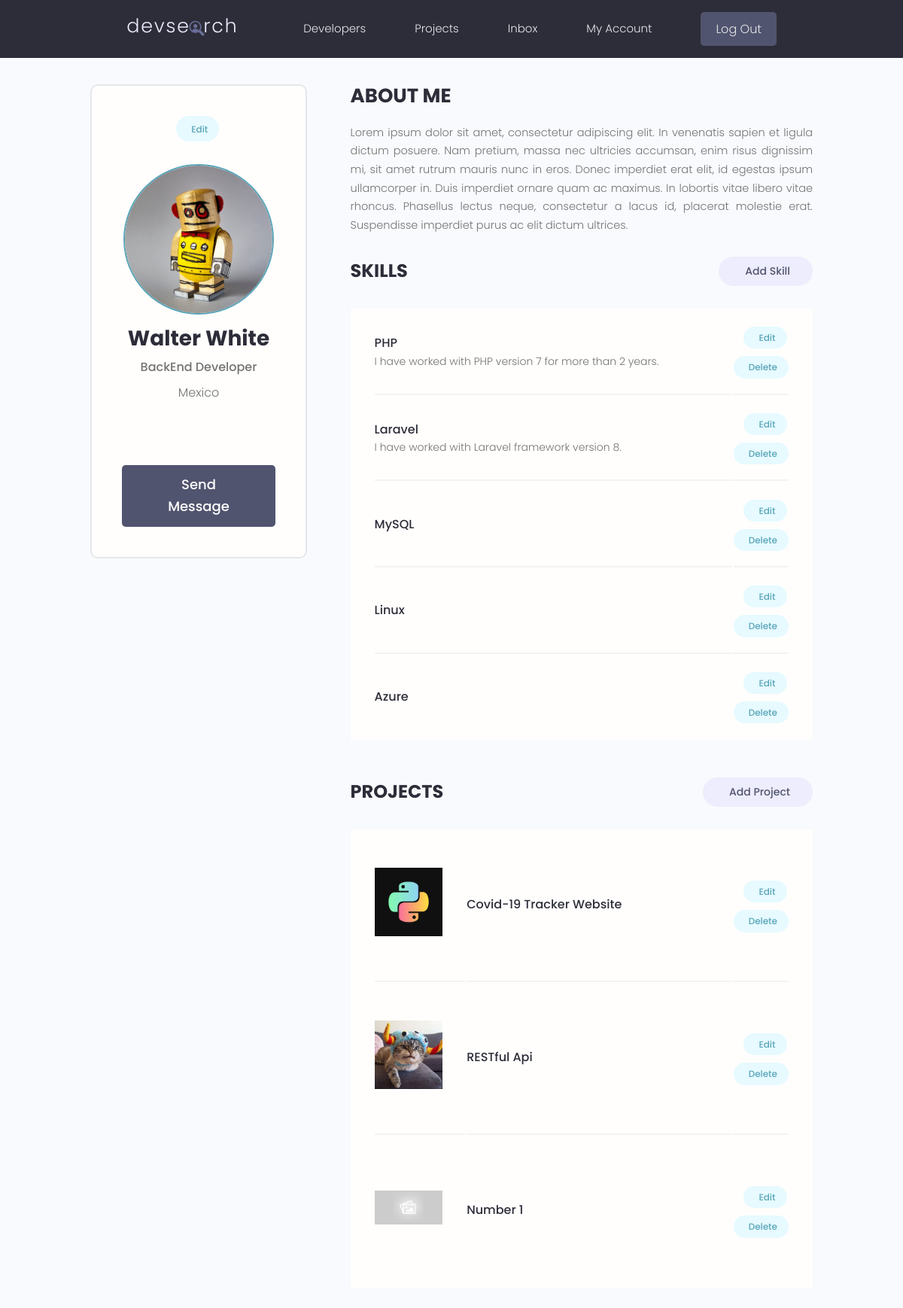
Before: /account (signed in) with the older database file.
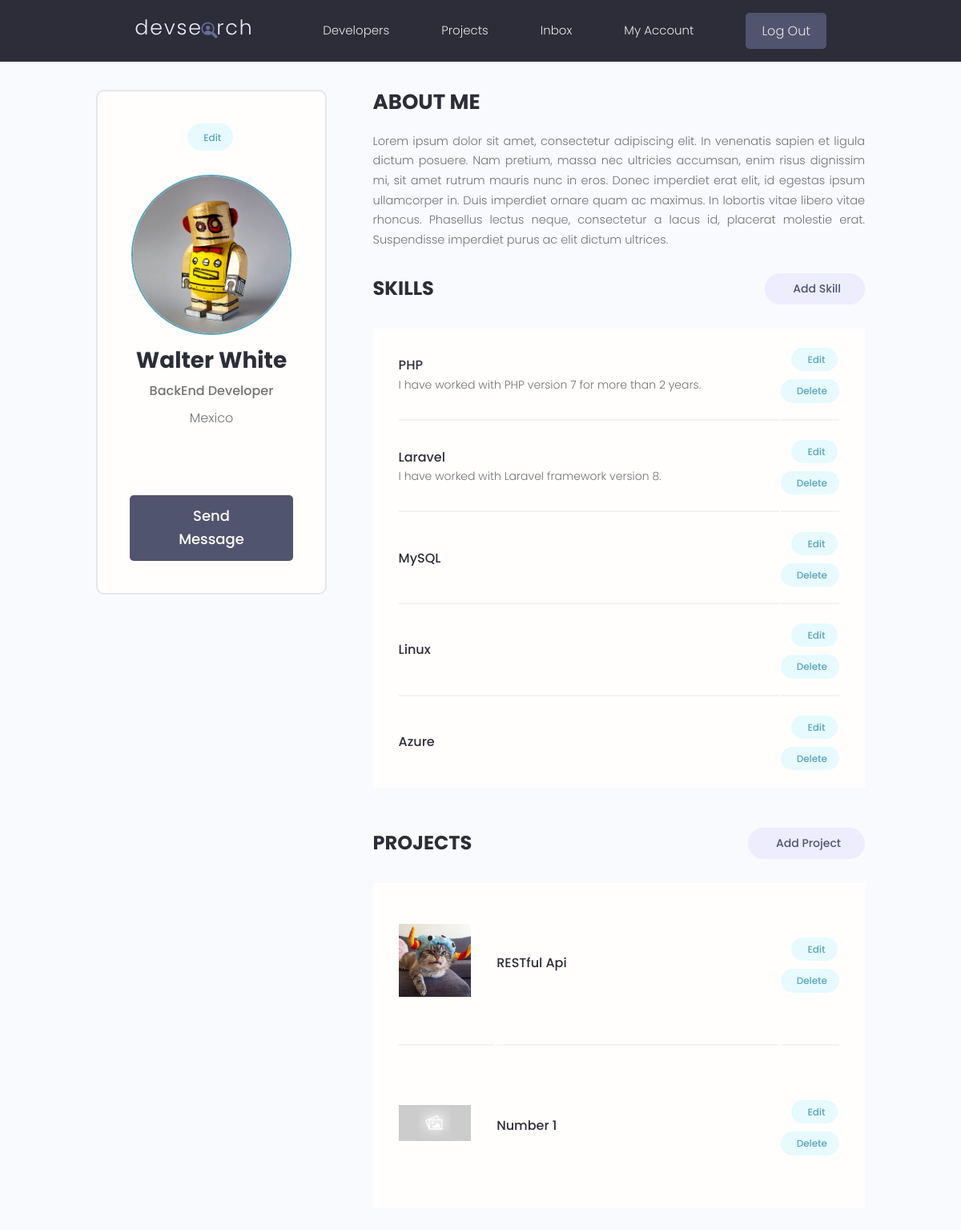
After: the same page with the newer database file.
### users/models.py (models this page shows, shortened)
class Skill(models.Model):
    owner = models.ForeignKey(Profile, on_delete=models.CASCADE, null=True, blank=True)
    name = models.CharField(max_length=100, null=True, blank=True)
    description = models.TextField(null=True, blank=True)
    created = models.DateTimeField(auto_now_add=True)
    id = models.UUIDField(default=uuid.uuid4, unique=True, primary_key=True, editable=False)

### projects/models.py (models this page shows, shortened)
class Project(models.Model):
    owner = models.ForeignKey(Profile, null=True, blank=True, on_delete=models.SET_NULL)
    title = models.CharField(max_length=200)
    description = models.TextField(null=True, blank=True)
    featured_image = models.ImageField(null=True, blank=True, default='default.jpg')
    demo_link = models.CharField(max_length=400, null=True, blank=True)
    source_link = models.CharField(max_length=400, null=True, blank=True)
    tags = models.ManyToManyField('Tag', blank=True)
    vote_total = models.IntegerField(default=0, null=True, blank=True)
    vote_ratio = models.IntegerField(default=0, null=True, blank=True)
    created = models.DateTimeField(auto_now_add=True)
    id = models.UUIDField(default=uuid.uuid4, unique=True, primary_key=True, editable=False)
    class Meta:
        ordering = ['-vote_ratio', '-vote_total', 'title']

### users/views.py (the view)
# urls.py: path('account', views.accountUser, name="account"),
@login_required(login_url='login')
def accountUser(request):
    profile = request.user.profile
    skills = profile.skill_set.all()
    projects = profile.project_set.all()
    content = {'profile': profile, 'skills': skills, 'projects': projects}
    return render(request, 'users/account.html', content)

### users/templates/users/account.html (shortened to what this page needs)
{% extends 'main.html' %}
{% block content %}
<main class="settingsPage profile my-md">
    <div class="container">
      <div class="layout">
        <div class="column column--1of3">
          <div class="card text-center">
            <div class="card__body dev">
              <a class="tag tag--pill tag--main settings__btn" href="{% url 'editAccount' %}"> Edit</a>
              <img class="avatar avatar--xl dev__avatar" src="{{ profile.profile_image.url }}" />
              <h2 class="dev__name">{{ profile.name }}</h2>
              <p class="dev__title">{{ profile.short_intro }}</p>
              <p class="dev__location">{{ profile.location }}</p>
              <ul class="dev__social">
              </ul>
              <a href="#" class="btn btn--sub btn--lg">Send Message </a>
            </div>
          </div>
        </div>
        <div class="column column--2of3">
          <div class="devInfo">
            <h3 class="devInfo__title">About Me</h3>
            <p class="devInfo__about">
                {{ profile.bio }}
            </p>
          </div>
          <div class="settings">
            <h3 class="settings__title">Skills</h3>
            <a class="tag tag--pill tag--sub settings__btn tag--lg" href="{% url 'createSkill' %}"> Add Skill</a>
          </div>
          <table class="settings__table">
            {% for skill in skills %}
                <tr>
                  <td class="settings__tableInfo">
                    <h4>{{ skill.name }}</h4>
                    <p>{{ skill.description }}</p>
                  </td>
                  <td class="settings__tableActions">
                    <a class="tag tag--pill tag--main settings__btn" href="{% url 'updateSkill' skill.id %}"> Edit</a>
                    <a class="tag tag--pill tag--main settings__btn" href="{% url 'deleteSkill' skill.id %}?next=/account">
                      Delete</a>
                  </td>
                </tr>
            {% endfor %}
          </table>
          <div class="settings">
            <h3 class="settings__title">Projects</h3>
            <a class="tag tag--pill tag--sub settings__btn tag--lg" href="{% url 'project_create' %}"> Add Project</a>
          </div>
          <table class="settings__table">
              {% for project in projects %}
                <tr>
                  <td class="settings__thumbnail">
                    <a href="{% url 'project' project.id %}"><img src="{{ project.featured_image.url }}" alt="Project Thumbnail" /></a>
                  </td>
                  <td class="settings__tableInfo">
                    <a href="{% url 'project' project.id %}">{{ project.title }}</a>
                  </td>
                  <td class="settings__tableActions">
                    <a class="tag tag--pill tag--main settings__btn" href="{% url 'project_update' project.id %}"> Edit</a>
                    <a class="tag tag--pill tag--main settings__btn" href="{% url 'project_delete' project.id %}?next=/account">
                      Delete</a>
                  </td>
                </tr>
              {% endfor %}
          </table>
        </div>
      </div>
    </div>
  </main>
{% endblock %}

Changed rows visible on the page:
removed Project: featured_image (picture), title "Covid-19 Tracker Website"
